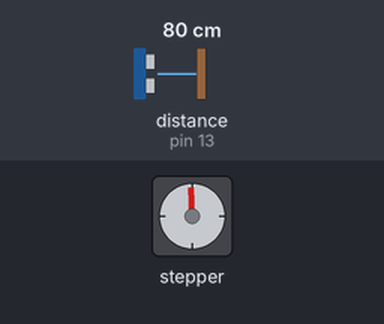
Bench run of a sketch on a simulated Arduino Uno, built with avr-gcc and run on an emulated ATmega328P. Shown: stepper motor. The test bench sets the inputs (shaded band); at power-on: distance to the obstacle (sensor on pin 13) 80 cm. The echo pulse lasts 58.3 µs per cm; stepper angles assume 2048 steps per turn; what the sketch prints to the serial monitor is not drawn.

Above: at 0.05 s.
At 2.05 s:
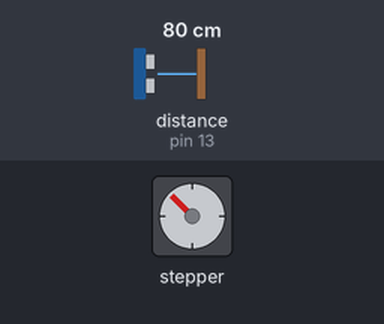
At 4.05 s:
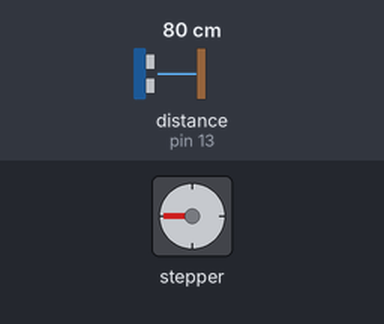
At 8.05 s:
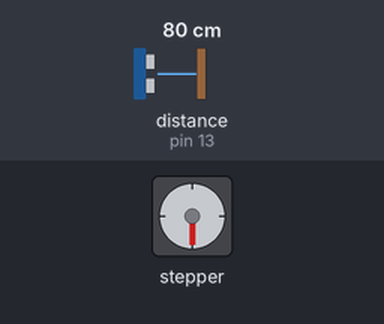
Timing chart, 0 to 10.5 s (numbered marks = the images above):
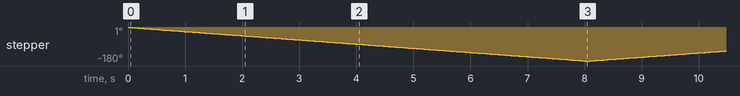

Measured:
- by itself, stepper: turns 180° counter-clockwise in 8.0 s, then 180° clockwise in 8.0 s, then 180° counter-clockwise in 8.0 s, then 180° clockwise in 8.0 s, and so on

The sketch:

Radar_Ultrassonico.ino
```cpp
#include <HCSR04.h>
#include <SoftwareSerial.h>
#include <Stepper.h>

  // Aqui vamos definir o pino de Echo e Trigger do HC-SR04
  int angulo;
  const int stepsPerRevolution = 64;
  SoftwareSerial bluetooth (5, 6);
  Stepper myStepper(stepsPerRevolution, 8,10,9,11);
  HCSR04 hc(12,13);//initialisation class HCSR04 (trig pin , echo pin)
  const int giro = 1024;
  void setup() {
  myStepper.setSpeed(120);
  //bluetooth.begin(9600);
  Serial.begin(9600);

  }

  void loop(){


   Serial.println( hc.dist() );
   Serial.println((0,175781)*(-giro));
   myStepper.step(-giro); // 180  graus

   Serial.println( hc.dist() );
   Serial.println((0,175781)*(giro));
   myStepper.step(giro); // 180 graus


   }
```
